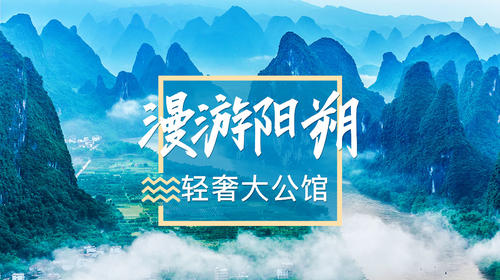
#> input picture opencv/sample.jpeg, 500 x 280 px
$ python test.py
#> lines starting #> are read from the running program, lines starting #| are printed output that depends on the picture
import cv2 as cv

img = cv.imread("sample.jpeg")
#> img is the input picture: shape (280, 500, 3); mean B, G, R 195.9, 162.2, 75.1

gary_img = cv.cvtColor(img,cv.COLOR_BGR2GRAY)
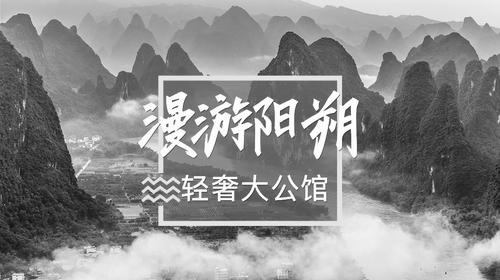
#> gary_img: shape (280, 500); min 13, max 255, mean 140

cv.imshow('gary_img', gary_img)

cv.imwrite("gary_img.jpeg",gary_img)

# cv.imshow('read_img', img)

cv.waitKey(20000)

cv.destroyAllWindows()
